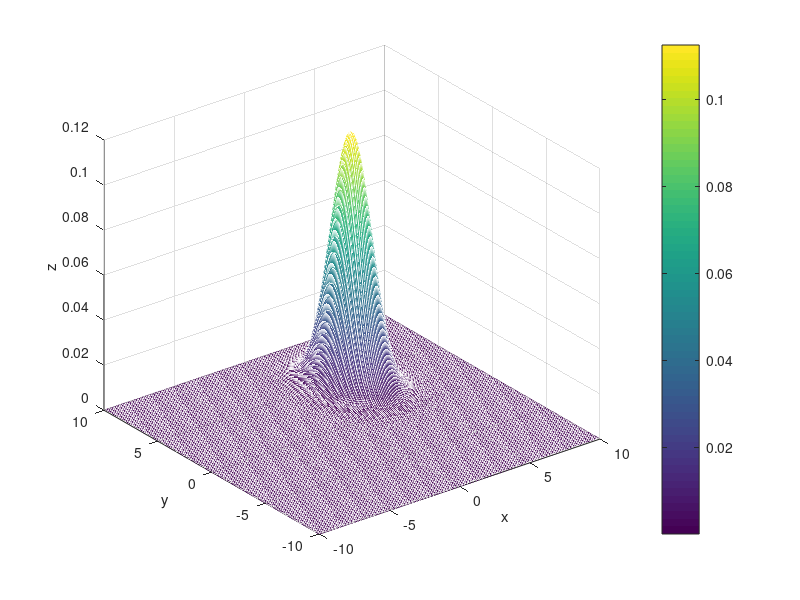

The MATLAB script that drew this image:
mu = [3 4];
Sigma = [1 0; 0 2];

x = -10:.1:10;
y = -10:.1:10;
[X,Y] = meshgrid(x, y);
XY = [X(:) Y(:)];
Z = mvnpdf(XY, mu, Sigma);
Z = reshape(Z, length(y), length(x));

mesh(X, Y, Z)
xlabel('x')
ylabel('y')
zlabel('z')
colorbar

P = [10 10; 0 0; 3 4; 6 8].';
d_M = zeros(1, size(P,2));
for p_idx=1:size(P,2)
    d_M(p_idx) = ((P(:,p_idx) - mu.').' *...
        (Sigma ^ (-1)) *...
        (P(:,p_idx) - mu.')) ^ (1/2);
end
d_M
